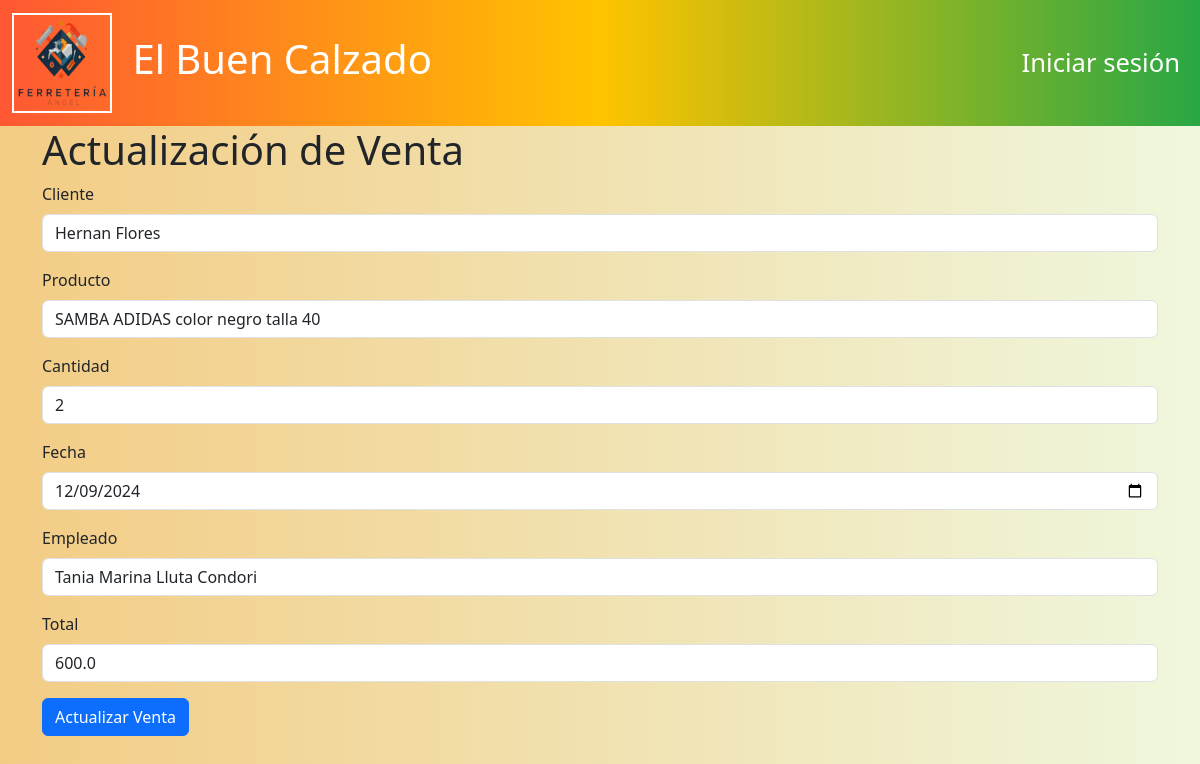
/ventas/edit/1, run on the app's committed database.
### models/venta_model.py (models this page shows, shortened)
class Venta(db.Model):
    __tablename__ = "ventas"
    id = db.Column(db.Integer, primary_key=True)
    cliente_id = db.Column(db.Integer, db.ForeignKey('clientes.id'), nullable=False)
    producto_id = db.Column(db.Integer, db.ForeignKey('productos.id'), nullable=False)
    cantidad = db.Column(db.Integer, nullable=False)
    total = db.Column(db.Float, nullable=False)  # Nuevo campo
    fecha = db.Column(db.DateTime, nullable=False)
    empleado_id = db.Column(db.Integer, db.ForeignKey('usuarios.id'), nullable=False)  # Nuevo campo
    cliente = db.relationship('Cliente', back_populates='ventas')
    producto = db.relationship('Producto', back_populates='ventas')
    empleado = db.relationship('Usuario', back_populates='ventas')  # Relación con usuarios
    facturas = db.relationship('Factura', back_populates='venta')  # Relación uno a uno con facturas
    @staticmethod
    def get_by_id(id):
        return Venta.query.get(id)

### models/cliente_model.py (models this page shows, shortened)
class Cliente(db.Model):
    __tablename__ = "clientes"
    id = db.Column(db.Integer,primary_key=True)
    nombre = db.Column(db.String(80),nullable=False)
    ci_nit = db.Column(db.String(20), nullable=False)
    email = db.Column(db.String(100),nullable=False)
    telefono = db.Column(db.String(20),nullable=False)
    facturas = db.relationship('Factura', back_populates='cliente')
    ventas = db.relationship('Venta',back_populates='cliente')

### models/producto_model.py (models this page shows, shortened)
class Producto(db.Model):
    __tablename__ = "productos"
    id = db.Column(db.Integer, primary_key=True)
    nombre = db.Column(db.String(100), nullable=False)
    descripcion = db.Column(db.String(120), nullable=False)
    precio = db.Column(db.Float(11, 2), nullable=False)
    stock = db.Column(db.Integer, nullable=False)
    ventas = db.relationship('Venta', back_populates='producto')
    compras = db.relationship('Compra', back_populates='producto')
    facturas = db.relationship('Factura', back_populates='producto')

### models/usuario_model.py (models this page shows, shortened)
class Usuario(db.Model):
    __tablename__ = "usuarios"
    id = db.Column(db.Integer,primary_key=True)
    nombre = db.Column(db.String(80),nullable=False)
    username = db.Column(db.String(50),nullable=False)
    password = db.Column(db.String,nullable=False)
    rol = db.Column(db.String(20),nullable=False)
    ventas = relationship("Venta", back_populates="empleado")

### controllers/venta_controller.py (the view, shortened to what this page needs)
@venta_bp.route("/edit/<int:id>", methods=['GET', 'POST'])
def edit(id):
    venta = Venta.get_by_id(id)
    if not venta:
        flash("Venta no encontrada.", "error")
        return redirect(url_for('venta.index'))
    clientes = Cliente.query.all()
    productos = Producto.query.all()
    empleados = Usuario.query.all()
    return venta_view.edit(venta, clientes, productos, empleados)

### run.py (called while the page is built)
@app.context_processor
def inject_active_path():
    def is_active(path):
        return 'active' if request.path == path else ''
    return(dict(is_active =  is_active))

### views/venta_view.py (called while the page is built)
def edit(venta,clientes,productos, empleados):
    return render_template('ventas/edit.html' ,venta=venta,clientes=clientes,productos=productos, empleados=empleados)

### templates/ventas/edit.html (shortened to what this page needs)
{% extends 'base.html' %}
{% block content %}
<h1>Actualización de Venta</h1>
<form action="{{ url_for('venta.edit', id=venta.id) }}" method="POST">
    <div class="mb-3">
        <label for="" class="form-label">Cliente</label>
        <select name="cliente_id" class="form-control" required>
            {% for cliente in clientes %}
                <option value="{{ cliente.id }}" {% if cliente.id == venta.cliente_id %} selected {% endif %}>
                    {{ cliente.nombre }}
                </option>
            {% endfor %}
        </select>
    </div>
    <div class="mb-3">
        <label for="" class="form-label">Producto</label>
        <select name="producto_id" class="form-control" required>
            {% for producto in productos %}
                <option value="{{ producto.id }}" {% if producto.id == venta.producto_id %} selected {% endif %}>
                    {{ producto.descripcion }}
                </option>
            {% endfor %}
        </select>
    </div>
    <div class="mb-3">
        <label for="" class="form-label">Cantidad</label>
        <input type="number" class="form-control" name="cantidad" value="{{ venta.cantidad }}" required>
    </div>
    <div class="mb-3">
        <label for="" class="form-label">Fecha</label>
        <input type="date" class="form-control" name="fecha" value="{{ venta.fecha.strftime('%Y-%m-%d') }}" required>
    </div>
    <div class="mb-3">
        <label for="" class="form-label">Empleado</label>
        <select name="empleado_id" class="form-control" required>
            {% for empleado in empleados %}
                <option value="{{ empleado.id }}" {% if empleado.id == venta.empleado_id %} selected {% endif %}>
                    {{ empleado.username }}
                </option>
            {% endfor %}
        </select>
    </div>
    <div class="mb-3">
        <label for="" class="form-label">Total</label>
        <input type="number" class="form-control" name="total" value="{{ venta.total }}" readonly>
    </div>
    <button type="submit" class="btn btn-primary">Actualizar Venta</button>
</form>
{% endblock %}

### templates/base.html (style rules this page uses)
body { background: linear-gradient(to right, #f3cc84, #eff7dd); min-height: 100vh; }

### data on the page
Venta: cliente_id "Hernan Flores", producto_id "SAMBA ADIDAS color negro talla 40", cantidad "2", fecha "12/09/2024", empleado_id "Tania Marina Lluta Condori", total "600.0"
